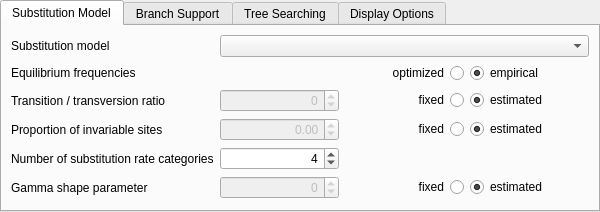
<?xml version="1.0" encoding="UTF-8"?>
<ui version="4.0">
 <class>PhyMLDialog</class>
 <widget class="QWidget" name="PhyMLDialog">
  <property name="windowModality">
   <enum>Qt::NonModal</enum>
  </property>
  <property name="enabled">
   <bool>true</bool>
  </property>
  <property name="geometry">
   <rect>
    <x>0</x>
    <y>0</y>
    <width>600</width>
    <height>268</height>
   </rect>
  </property>
  <property name="minimumSize">
   <size>
    <width>600</width>
    <height>0</height>
   </size>
  </property>
  <property name="contextMenuPolicy">
   <enum>Qt::DefaultContextMenu</enum>
  </property>
  <property name="windowTitle">
   <string notr="true"/>
  </property>
  <layout class="QVBoxLayout" name="verticalLayout">
   <property name="spacing">
    <number>6</number>
   </property>
   <property name="sizeConstraint">
    <enum>QLayout::SetMinAndMaxSize</enum>
   </property>
   <property name="leftMargin">
    <number>0</number>
   </property>
   <property name="topMargin">
    <number>0</number>
   </property>
   <property name="rightMargin">
    <number>0</number>
   </property>
   <property name="bottomMargin">
    <number>0</number>
   </property>
   <item>
    <widget class="QTabWidget" name="twSettings">
     <property name="sizePolicy">
      <sizepolicy hsizetype="Preferred" vsizetype="Fixed">
       <horstretch>0</horstretch>
       <verstretch>0</verstretch>
      </sizepolicy>
     </property>
     <property name="currentIndex">
      <number>0</number>
     </property>
     <widget class="QWidget" name="substitutionModel">
      <attribute name="title">
       <string>Substitution Model</string>
      </attribute>
      <layout class="QGridLayout" name="gridLayout_2">
       <item row="1" column="0">
        <widget class="QLabel" name="equilFreqLabel">
         <property name="text">
          <string>Equilibrium frequencies</string>
         </property>
        </widget>
       </item>
       <item row="0" column="0">
        <widget class="QLabel" name="subModel">
         <property name="text">
          <string>Substitution model</string>
         </property>
        </widget>
       </item>
       <item row="1" column="3">
        <widget class="QRadioButton" name="freqEmpRadio">
         <property name="text">
          <string>empirical</string>
         </property>
         <property name="checked">
          <bool>true</bool>
         </property>
         <attribute name="buttonGroup">
          <string notr="true">freqRbGroup</string>
         </attribute>
        </widget>
       </item>
       <item row="0" column="1" colspan="3">
        <widget class="QComboBox" name="subModelCombo">
         <property name="sizePolicy">
          <sizepolicy hsizetype="Preferred" vsizetype="Fixed">
           <horstretch>0</horstretch>
           <verstretch>0</verstretch>
          </sizepolicy>
         </property>
        </widget>
       </item>
       <item row="2" column="0">
        <widget class="QLabel" name="transLabel">
         <property name="text">
          <string>Transition / transversion ratio </string>
         </property>
        </widget>
       </item>
       <item row="1" column="2">
        <widget class="QRadioButton" name="freqOptimRadio">
         <property name="layoutDirection">
          <enum>Qt::RightToLeft</enum>
         </property>
         <property name="text">
          <string>optimized</string>
         </property>
         <attribute name="buttonGroup">
          <string notr="true">freqRbGroup</string>
         </attribute>
        </widget>
       </item>
       <item row="4" column="0">
        <widget class="QLabel" name="substitutionLabel">
         <property name="text">
          <string>Number of substitution rate categories</string>
         </property>
        </widget>
       </item>
       <item row="3" column="3">
        <widget class="QRadioButton" name="sitesEstimatedRb">
         <property name="toolTip">
          <string>Set a fixed value or get the maximum likelihood estimate.</string>
         </property>
         <property name="text">
          <string>estimated</string>
         </property>
         <property name="checked">
          <bool>true</bool>
         </property>
         <attribute name="buttonGroup">
          <string notr="true">gammaRbGroup</string>
         </attribute>
        </widget>
       </item>
       <item row="5" column="3">
        <widget class="QRadioButton" name="gammaEstimatedRb">
         <property name="toolTip">
          <string>Set a fixed value or get the maximum likelihood estimate.</string>
         </property>
         <property name="text">
          <string>estimated</string>
         </property>
         <property name="checked">
          <bool>true</bool>
         </property>
         <attribute name="buttonGroup">
          <string notr="true">transitionRbGroup</string>
         </attribute>
        </widget>
       </item>
       <item row="2" column="2">
        <widget class="QRadioButton" name="transFixedRb">
         <property name="toolTip">
          <string>Set a fixed value or get the maximum likelihood estimate.</string>
         </property>
         <property name="layoutDirection">
          <enum>Qt::RightToLeft</enum>
         </property>
         <property name="text">
          <string>fixed</string>
         </property>
         <property name="checked">
          <bool>false</bool>
         </property>
         <attribute name="buttonGroup">
          <string notr="true">sitesRbGroup</string>
         </attribute>
        </widget>
       </item>
       <item row="2" column="1">
        <widget class="QSpinBox" name="tranSpinBox">
         <property name="enabled">
          <bool>false</bool>
         </property>
         <property name="minimumSize">
          <size>
           <width>100</width>
           <height>0</height>
          </size>
         </property>
         <property name="alignment">
          <set>Qt::AlignRight|Qt::AlignTrailing|Qt::AlignVCenter</set>
         </property>
         <property name="minimum">
          <number>-1</number>
         </property>
         <property name="maximum">
          <number>990000</number>
         </property>
         <property name="value">
          <number>0</number>
         </property>
        </widget>
       </item>
       <item row="3" column="0">
        <widget class="QLabel" name="sitesLabel">
         <property name="text">
          <string>Proportion of invariable sites</string>
         </property>
        </widget>
       </item>
       <item row="4" column="1">
        <widget class="QSpinBox" name="substitutionSpinBox">
         <property name="sizePolicy">
          <sizepolicy hsizetype="Minimum" vsizetype="Fixed">
           <horstretch>0</horstretch>
           <verstretch>0</verstretch>
          </sizepolicy>
         </property>
         <property name="minimumSize">
          <size>
           <width>100</width>
           <height>0</height>
          </size>
         </property>
         <property name="alignment">
          <set>Qt::AlignRight|Qt::AlignTrailing|Qt::AlignVCenter</set>
         </property>
         <property name="specialValueText">
          <string>estimated </string>
         </property>
         <property name="minimum">
          <number>1</number>
         </property>
         <property name="maximum">
          <number>990000</number>
         </property>
         <property name="value">
          <number>4</number>
         </property>
        </widget>
       </item>
       <item row="3" column="1">
        <widget class="QDoubleSpinBox" name="sitesSpinBox">
         <property name="enabled">
          <bool>false</bool>
         </property>
         <property name="minimumSize">
          <size>
           <width>100</width>
           <height>0</height>
          </size>
         </property>
         <property name="alignment">
          <set>Qt::AlignRight|Qt::AlignTrailing|Qt::AlignVCenter</set>
         </property>
         <property name="minimum">
          <double>-0.010000000000000</double>
         </property>
         <property name="maximum">
          <double>1.000000000000000</double>
         </property>
         <property name="singleStep">
          <double>0.010000000000000</double>
         </property>
         <property name="value">
          <double>0.000000000000000</double>
         </property>
        </widget>
       </item>
       <item row="5" column="2">
        <widget class="QRadioButton" name="gammaFixedRb">
         <property name="toolTip">
          <string>Set a fixed value or get the maximum likelihood estimate.</string>
         </property>
         <property name="layoutDirection">
          <enum>Qt::RightToLeft</enum>
         </property>
         <property name="text">
          <string>fixed</string>
         </property>
         <property name="checked">
          <bool>false</bool>
         </property>
         <attribute name="buttonGroup">
          <string notr="true">transitionRbGroup</string>
         </attribute>
        </widget>
       </item>
       <item row="3" column="2">
        <widget class="QRadioButton" name="sitesFixedRb">
         <property name="toolTip">
          <string>Set a fixed value or get the maximum likelihood estimate.</string>
         </property>
         <property name="layoutDirection">
          <enum>Qt::RightToLeft</enum>
         </property>
         <property name="text">
          <string>fixed</string>
         </property>
         <property name="checked">
          <bool>false</bool>
         </property>
         <attribute name="buttonGroup">
          <string notr="true">gammaRbGroup</string>
         </attribute>
        </widget>
       </item>
       <item row="5" column="0">
        <widget class="QLabel" name="gammaLabel">
         <property name="text">
          <string>Gamma shape parameter</string>
         </property>
        </widget>
       </item>
       <item row="5" column="1">
        <widget class="QSpinBox" name="gammaSpinBox">
         <property name="enabled">
          <bool>false</bool>
         </property>
         <property name="minimumSize">
          <size>
           <width>100</width>
           <height>0</height>
          </size>
         </property>
         <property name="alignment">
          <set>Qt::AlignRight|Qt::AlignTrailing|Qt::AlignVCenter</set>
         </property>
         <property name="minimum">
          <number>-1</number>
         </property>
         <property name="maximum">
          <number>990000</number>
         </property>
         <property name="value">
          <number>0</number>
         </property>
        </widget>
       </item>
       <item row="2" column="3">
        <widget class="QRadioButton" name="transEstimatedRb">
         <property name="toolTip">
          <string>Set a fixed value or get the maximum likelihood estimate.</string>
         </property>
         <property name="text">
          <string>estimated</string>
         </property>
         <property name="checked">
          <bool>true</bool>
         </property>
         <attribute name="buttonGroup">
          <string notr="true">sitesRbGroup</string>
         </attribute>
        </widget>
       </item>
      </layout>
     </widget>
     <widget class="QWidget" name="branchSupport">
      <attribute name="title">
       <string>Branch Support</string>
      </attribute>
      <layout class="QFormLayout" name="formLayout_2">
       <property name="sizeConstraint">
        <enum>QLayout::SetMinAndMaxSize</enum>
       </property>
       <property name="fieldGrowthPolicy">
        <enum>QFormLayout::ExpandingFieldsGrow</enum>
       </property>
       <item row="0" column="0">
        <widget class="QRadioButton" name="fastMethodCheckbox">
         <property name="text">
          <string>Use fast likelihood-based method</string>
         </property>
         <property name="checked">
          <bool>true</bool>
         </property>
        </widget>
       </item>
       <item row="0" column="1">
        <widget class="QComboBox" name="fastMethodCombo">
         <property name="sizePolicy">
          <sizepolicy hsizetype="Expanding" vsizetype="Fixed">
           <horstretch>0</horstretch>
           <verstretch>0</verstretch>
          </sizepolicy>
         </property>
        </widget>
       </item>
       <item row="1" column="0">
        <widget class="QRadioButton" name="bootstrapRadioButton">
         <property name="text">
          <string>Perform bootstrap</string>
         </property>
        </widget>
       </item>
       <item row="1" column="1">
        <widget class="QSpinBox" name="bootstrapSpinBox">
         <property name="enabled">
          <bool>false</bool>
         </property>
         <property name="toolTip">
          <string>It is the number of bootstrap replicates.</string>
         </property>
         <property name="wrapping">
          <bool>false</bool>
         </property>
         <property name="maximum">
          <number>990000</number>
         </property>
        </widget>
       </item>
      </layout>
     </widget>
     <widget class="QWidget" name="treeSearching">
      <attribute name="title">
       <string>Tree Searching</string>
      </attribute>
      <layout class="QGridLayout" name="gridLayout">
       <item row="0" column="0">
        <widget class="QComboBox" name="treeTypesCombo">
         <property name="sizePolicy">
          <sizepolicy hsizetype="Preferred" vsizetype="Fixed">
           <horstretch>0</horstretch>
           <verstretch>0</verstretch>
          </sizepolicy>
         </property>
         <property name="minimumSize">
          <size>
           <width>0</width>
           <height>0</height>
          </size>
         </property>
         <property name="maxCount">
          <number>20</number>
         </property>
         <property name="sizeAdjustPolicy">
          <enum>QComboBox::AdjustToContentsOnFirstShow</enum>
         </property>
        </widget>
       </item>
       <item row="0" column="1" colspan="2">
        <widget class="QLineEdit" name="inputFileLineEdit"/>
       </item>
       <item row="0" column="3">
        <widget class="QToolButton" name="inputFilePathButton">
         <property name="text">
          <string>...</string>
         </property>
        </widget>
       </item>
       <item row="1" column="0">
        <widget class="QLabel" name="label_2">
         <property name="text">
          <string>Type of tree improvement</string>
         </property>
         <property name="indent">
          <number>-1</number>
         </property>
        </widget>
       </item>
       <item row="1" column="1" colspan="3">
        <widget class="QComboBox" name="treeImprovementsCombo">
         <property name="sizePolicy">
          <sizepolicy hsizetype="Preferred" vsizetype="Fixed">
           <horstretch>0</horstretch>
           <verstretch>0</verstretch>
          </sizepolicy>
         </property>
        </widget>
       </item>
       <item row="2" column="0">
        <widget class="QCheckBox" name="treeNumbersCheckbox">
         <property name="enabled">
          <bool>false</bool>
         </property>
         <property name="text">
          <string>Set number of random starting tree</string>
         </property>
        </widget>
       </item>
       <item row="2" column="1">
        <widget class="QSpinBox" name="treeNumbersSpinBox">
         <property name="enabled">
          <bool>false</bool>
         </property>
        </widget>
       </item>
       <item row="2" column="2">
        <spacer name="horizontalSpacer">
         <property name="orientation">
          <enum>Qt::Horizontal</enum>
         </property>
         <property name="sizeHint" stdset="0">
          <size>
           <width>124</width>
           <height>20</height>
          </size>
         </property>
        </spacer>
       </item>
       <item row="3" column="0">
        <widget class="QCheckBox" name="optTopologyCheckbox">
         <property name="text">
          <string>Optimise tree topology</string>
         </property>
         <property name="checked">
          <bool>false</bool>
         </property>
        </widget>
       </item>
       <item row="4" column="0">
        <widget class="QCheckBox" name="optBranchCheckbox">
         <property name="text">
          <string>Optimise branch lengths</string>
         </property>
         <property name="checked">
          <bool>false</bool>
         </property>
        </widget>
       </item>
       <item row="5" column="0">
        <widget class="QCheckBox" name="optimiseSubstitutionRateCheckbox">
         <property name="text">
          <string>Optimise substitution rate</string>
         </property>
        </widget>
       </item>
      </layout>
     </widget>
     <widget class="QWidget" name="displayOptionsTab">
      <attribute name="title">
       <string>Display Options</string>
      </attribute>
      <layout class="QVBoxLayout" name="verticalLayout_2">
       <property name="sizeConstraint">
        <enum>QLayout::SetMinAndMaxSize</enum>
       </property>
       <item>
        <widget class="U2::PhyTreeDisplayOptionsWidget" name="displayOptions" native="true"/>
       </item>
       <item>
        <spacer name="verticalSpacer">
         <property name="orientation">
          <enum>Qt::Vertical</enum>
         </property>
         <property name="sizeType">
          <enum>QSizePolicy::MinimumExpanding</enum>
         </property>
         <property name="sizeHint" stdset="0">
          <size>
           <width>20</width>
           <height>0</height>
          </size>
         </property>
        </spacer>
       </item>
      </layout>
     </widget>
    </widget>
   </item>
  </layout>
 </widget>
 <customwidgets>
  <customwidget>
   <class>U2::PhyTreeDisplayOptionsWidget</class>
   <extends>QWidget</extends>
   <header location="global">U2View/PhyTreeDisplayOptionsWidget.h</header>
   <container>1</container>
  </customwidget>
 </customwidgets>
 <resources/>
 <connections>
  <connection>
   <sender>bootstrapRadioButton</sender>
   <signal>toggled(bool)</signal>
   <receiver>bootstrapSpinBox</receiver>
   <slot>setEnabled(bool)</slot>
   <hints>
    <hint type="sourcelabel">
     <x>90</x>
     <y>108</y>
    </hint>
    <hint type="destinationlabel">
     <x>311</x>
     <y>88</y>
    </hint>
   </hints>
  </connection>
  <connection>
   <sender>bootstrapRadioButton</sender>
   <signal>toggled(bool)</signal>
   <receiver>fastMethodCombo</receiver>
   <slot>setDisabled(bool)</slot>
   <hints>
    <hint type="sourcelabel">
     <x>90</x>
     <y>108</y>
    </hint>
    <hint type="destinationlabel">
     <x>417</x>
     <y>63</y>
    </hint>
   </hints>
  </connection>
  <connection>
   <sender>gammaFixedRb</sender>
   <signal>toggled(bool)</signal>
   <receiver>gammaSpinBox</receiver>
   <slot>setEnabled(bool)</slot>
   <hints>
    <hint type="sourcelabel">
     <x>439</x>
     <y>223</y>
    </hint>
    <hint type="destinationlabel">
     <x>333</x>
     <y>223</y>
    </hint>
   </hints>
  </connection>
  <connection>
   <sender>transFixedRb</sender>
   <signal>toggled(bool)</signal>
   <receiver>tranSpinBox</receiver>
   <slot>setEnabled(bool)</slot>
   <hints>
    <hint type="sourcelabel">
     <x>439</x>
     <y>127</y>
    </hint>
    <hint type="destinationlabel">
     <x>333</x>
     <y>127</y>
    </hint>
   </hints>
  </connection>
  <connection>
   <sender>sitesFixedRb</sender>
   <signal>toggled(bool)</signal>
   <receiver>sitesSpinBox</receiver>
   <slot>setEnabled(bool)</slot>
   <hints>
    <hint type="sourcelabel">
     <x>439</x>
     <y>159</y>
    </hint>
    <hint type="destinationlabel">
     <x>333</x>
     <y>159</y>
    </hint>
   </hints>
  </connection>
 </connections>
 <buttongroups>
  <buttongroup name="freqRbGroup"/>
  <buttongroup name="gammaRbGroup"/>
  <buttongroup name="sitesRbGroup"/>
  <buttongroup name="transitionRbGroup"/>
 </buttongroups>
</ui>
